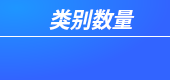
                    <widget class="QFrame" name="Class_QF_cam">
                     <property name="minimumSize">
                      <size>
                       <width>170</width>
                       <height>80</height>
                      </size>
                     </property>
                     <property name="maximumSize">
                      <size>
                       <width>170</width>
                       <height>80</height>
                      </size>
                     </property>
                     <property name="palette">
                      <palette>
                       <active>
                        <colorrole role="WindowText">
                         <brush brushstyle="SolidPattern">
                          <color alpha="255">
                           <red>255</red>
                           <green>255</green>
                           <blue>255</blue>
                          </color>
                         </brush>
                        </colorrole>
                        <colorrole role="Button">
                         <brush brushstyle="RadialGradientPattern">
                          <gradient centralx="0.000000000000000" centraly="0.000000000000000" focalx="0.100000000000000" focaly="0.100000000000000" radius="1.000000000000000" type="RadialGradient" spread="PadSpread" coordinatemode="ObjectBoundingMode">
                           <gradientstop position="0.000000000000000">
                            <color alpha="255">
                             <red>30</red>
                             <green>150</green>
                             <blue>255</blue>
                            </color>
                           </gradientstop>
                           <gradientstop position="1.000000000000000">
                            <color alpha="255">
                             <red>50</red>
                             <green>100</green>
                             <blue>255</blue>
                            </color>
                           </gradientstop>
                          </gradient>
                         </brush>
                        </colorrole>
                        <colorrole role="Text">
                         <brush brushstyle="SolidPattern">
                          <color alpha="255">
                           <red>255</red>
                           <green>255</green>
                           <blue>255</blue>
                          </color>
                         </brush>
                        </colorrole>
                        <colorrole role="ButtonText">
                         <brush brushstyle="SolidPattern">
                          <color alpha="255">
                           <red>255</red>
                           <green>255</green>
                           <blue>255</blue>
                          </color>
                         </brush>
                        </colorrole>
                        <colorrole role="Base">
                         <brush brushstyle="RadialGradientPattern">
                          <gradient centralx="0.000000000000000" centraly="0.000000000000000" focalx="0.100000000000000" focaly="0.100000000000000" radius="1.000000000000000" type="RadialGradient" spread="PadSpread" coordinatemode="ObjectBoundingMode">
                           <gradientstop position="0.000000000000000">
                            <color alpha="255">
                             <red>30</red>
                             <green>150</green>
                             <blue>255</blue>
                            </color>
                           </gradientstop>
                           <gradientstop position="1.000000000000000">
                            <color alpha="255">
                             <red>50</red>
                             <green>100</green>
                             <blue>255</blue>
                            </color>
                           </gradientstop>
                          </gradient>
                         </brush>
                        </colorrole>
                        <colorrole role="Window">
                         <brush brushstyle="RadialGradientPattern">
                          <gradient centralx="0.000000000000000" centraly="0.000000000000000" focalx="0.100000000000000" focaly="0.100000000000000" radius="1.000000000000000" type="RadialGradient" spread="PadSpread" coordinatemode="ObjectBoundingMode">
                           <gradientstop position="0.000000000000000">
                            <color alpha="255">
                             <red>30</red>
                             <green>150</green>
                             <blue>255</blue>
                            </color>
                           </gradientstop>
                           <gradientstop position="1.000000000000000">
                            <color alpha="255">
                             <red>50</red>
                             <green>100</green>
                             <blue>255</blue>
                            </color>
                           </gradientstop>
                          </gradient>
                         </brush>
                        </colorrole>
                        <colorrole role="PlaceholderText">
                         <brush brushstyle="SolidPattern">
                          <color alpha="128">
                           <red>255</red>
                           <green>255</green>
                           <blue>255</blue>
                          </color>
                         </brush>
                        </colorrole>
                       </active>
                       <inactive>
                        <colorrole role="WindowText">
                         <brush brushstyle="SolidPattern">
                          <color alpha="255">
                           <red>255</red>
                           <green>255</green>
                           <blue>255</blue>
                          </color>
                         </brush>
                        </colorrole>
                        <colorrole role="Button">
                         <brush brushstyle="RadialGradientPattern">
                          <gradient centralx="0.000000000000000" centraly="0.000000000000000" focalx="0.100000000000000" focaly="0.100000000000000" radius="1.000000000000000" type="RadialGradient" spread="PadSpread" coordinatemode="ObjectBoundingMode">
                           <gradientstop position="0.000000000000000">
                            <color alpha="255">
                             <red>30</red>
                             <green>150</green>
                             <blue>255</blue>
                            </color>
                           </gradientstop>
                           <gradientstop position="1.000000000000000">
                            <color alpha="255">
                             <red>50</red>
                             <green>100</green>
                             <blue>255</blue>
                            </color>
                           </gradientstop>
                          </gradient>
                         </brush>
                        </colorrole>
                        <colorrole role="Text">
                         <brush brushstyle="SolidPattern">
                          <color alpha="255">
                           <red>255</red>
                           <green>255</green>
                           <blue>255</blue>
                          </color>
                         </brush>
                        </colorrole>
                        <colorrole role="ButtonText">
                         <brush brushstyle="SolidPattern">
                          <color alpha="255">
                           <red>255</red>
                           <green>255</green>
                           <blue>255</blue>
                          </color>
                         </brush>
                        </colorrole>
                        <colorrole role="Base">
                         <brush brushstyle="RadialGradientPattern">
                          <gradient centralx="0.000000000000000" centraly="0.000000000000000" focalx="0.100000000000000" focaly="0.100000000000000" radius="1.000000000000000" type="RadialGradient" spread="PadSpread" coordinatemode="ObjectBoundingMode">
                           <gradientstop position="0.000000000000000">
                            <color alpha="255">
                             <red>30</red>
                             <green>150</green>
                             <blue>255</blue>
                            </color>
                           </gradientstop>
                           <gradientstop position="1.000000000000000">
                            <color alpha="255">
                             <red>50</red>
                             <green>100</green>
                             <blue>255</blue>
                            </color>
                           </gradientstop>
                          </gradient>
                         </brush>
                        </colorrole>
                        <colorrole role="Window">
                         <brush brushstyle="RadialGradientPattern">
                          <gradient centralx="0.000000000000000" centraly="0.000000000000000" focalx="0.100000000000000" focaly="0.100000000000000" radius="1.000000000000000" type="RadialGradient" spread="PadSpread" coordinatemode="ObjectBoundingMode">
                           <gradientstop position="0.000000000000000">
                            <color alpha="255">
                             <red>30</red>
                             <green>150</green>
                             <blue>255</blue>
                            </color>
                           </gradientstop>
                           <gradientstop position="1.000000000000000">
                            <color alpha="255">
                             <red>50</red>
                             <green>100</green>
                             <blue>255</blue>
                            </color>
                           </gradientstop>
                          </gradient>
                         </brush>
                        </colorrole>
                        <colorrole role="PlaceholderText">
                         <brush brushstyle="SolidPattern">
                          <color alpha="128">
                           <red>255</red>
                           <green>255</green>
                           <blue>255</blue>
                          </color>
                         </brush>
                        </colorrole>
                       </inactive>
                       <disabled>
                        <colorrole role="WindowText">
                         <brush brushstyle="SolidPattern">
                          <color alpha="255">
                           <red>255</red>
                           <green>255</green>
                           <blue>255</blue>
                          </color>
                         </brush>
                        </colorrole>
                        <colorrole role="Button">
                         <brush brushstyle="RadialGradientPattern">
                          <gradient centralx="0.000000000000000" centraly="0.000000000000000" focalx="0.100000000000000" focaly="0.100000000000000" radius="1.000000000000000" type="RadialGradient" spread="PadSpread" coordinatemode="ObjectBoundingMode">
                           <gradientstop position="0.000000000000000">
                            <color alpha="255">
                             <red>30</red>
                             <green>150</green>
                             <blue>255</blue>
                            </color>
                           </gradientstop>
                           <gradientstop position="1.000000000000000">
                            <color alpha="255">
                             <red>50</red>
                             <green>100</green>
                             <blue>255</blue>
                            </color>
                           </gradientstop>
                          </gradient>
                         </brush>
                        </colorrole>
                        <colorrole role="Text">
                         <brush brushstyle="SolidPattern">
                          <color alpha="255">
                           <red>255</red>
                           <green>255</green>
                           <blue>255</blue>
                          </color>
                         </brush>
                        </colorrole>
                        <colorrole role="ButtonText">
                         <brush brushstyle="SolidPattern">
                          <color alpha="255">
                           <red>255</red>
                           <green>255</green>
                           <blue>255</blue>
                          </color>
                         </brush>
                        </colorrole>
                        <colorrole role="Base">
                         <brush brushstyle="RadialGradientPattern">
                          <gradient centralx="0.000000000000000" centraly="0.000000000000000" focalx="0.100000000000000" focaly="0.100000000000000" radius="1.000000000000000" type="RadialGradient" spread="PadSpread" coordinatemode="ObjectBoundingMode">
                           <gradientstop position="0.000000000000000">
                            <color alpha="255">
                             <red>30</red>
                             <green>150</green>
                             <blue>255</blue>
                            </color>
                           </gradientstop>
                           <gradientstop position="1.000000000000000">
                            <color alpha="255">
                             <red>50</red>
                             <green>100</green>
                             <blue>255</blue>
                            </color>
                           </gradientstop>
                          </gradient>
                         </brush>
                        </colorrole>
                        <colorrole role="Window">
                         <brush brushstyle="RadialGradientPattern">
                          <gradient centralx="0.000000000000000" centraly="0.000000000000000" focalx="0.100000000000000" focaly="0.100000000000000" radius="1.000000000000000" type="RadialGradient" spread="PadSpread" coordinatemode="ObjectBoundingMode">
                           <gradientstop position="0.000000000000000">
                            <color alpha="255">
                             <red>30</red>
                             <green>150</green>
                             <blue>255</blue>
                            </color>
                           </gradientstop>
                           <gradientstop position="1.000000000000000">
                            <color alpha="255">
                             <red>50</red>
                             <green>100</green>
                             <blue>255</blue>
                            </color>
                           </gradientstop>
                          </gradient>
                         </brush>
                        </colorrole>
                        <colorrole role="PlaceholderText">
                         <brush brushstyle="SolidPattern">
                          <color alpha="128">
                           <red>255</red>
                           <green>255</green>
                           <blue>255</blue>
                          </color>
                         </brush>
                        </colorrole>
                       </disabled>
                      </palette>
                     </property>
                     <property name="toolTipDuration">
                      <number>0</number>
                     </property>
                     <property name="styleSheet">
                      <string notr="true">QFrame#Class_QF_cam{
color: rgb(255, 255, 255);
border-radius: 15px;
background-color: qradialgradient(cx:0, cy:0, radius:1, fx:0.1, fy:0.1, stop:0 rgb(30, 150, 255),  stop:1 rgb(50, 100, 255));
border: 1px outset rgb(40, 125, 255);
}
</string>
                     </property>
                     <!-- <property name="frameShape">
                      <enum>QFrame::StyledPanel</enum>
                     </property> -->
                     <property name="frameShadow">
                      <enum>QFrame::Raised</enum>
                     </property>
                     <layout class="QVBoxLayout" name="verticalLayout_17" stretch="0,2,1">
                      <property name="spacing">
                       <number>0</number>
                      </property>
                      <property name="leftMargin">
                       <number>0</number>
                      </property>
                      <property name="topMargin">
                       <number>0</number>
                      </property>
                      <property name="rightMargin">
                       <number>0</number>
                      </property>
                      <property name="bottomMargin">
                       <number>0</number>
                      </property>
                      <item>
                       <widget class="QFrame" name="Class_top_cam">
                        <property name="styleSheet">
                         <string notr="true">border:none</string>
                        </property>
                        <!-- <property name="frameShape">
                         <enum>QFrame::StyledPanel</enum>
                        </property> -->
                        <property name="frameShadow">
                         <enum>QFrame::Raised</enum>
                        </property>
                        <layout class="QHBoxLayout" name="horizontalLayout_16">
                         <property name="spacing">
                          <number>0</number>
                         </property>
                         <property name="leftMargin">
                          <number>0</number>
                         </property>
                         <property name="topMargin">
                          <number>3</number>
                         </property>
                         <property name="rightMargin">
                          <number>0</number>
                         </property>
                         <property name="bottomMargin">
                          <number>3</number>
                         </property>
                         <item>
                          <widget class="QLabel" name="label_9">
                           <property name="maximumSize">
                            <size>
                             <width>16777215</width>
                             <height>30</height>
                            </size>
                           </property>
                           <property name="font">
                            <font>
                             <family>Segoe UI</family>
                             <pointsize>16</pointsize>
                             <italic>true</italic>
                             <bold>true</bold>
                            </font>
                           </property>
                           <property name="styleSheet">
                            <string notr="true">color: rgb(255, 255, 255);
padding-left:12px;
font: 700 italic 16pt &quot;Segoe UI&quot;;</string>
                           </property>
                           <property name="text">
                            <string>类别数量</string>
                           </property>
                           <property name="alignment">
                            <set>Qt::AlignCenter</set>
                           </property>
                           <property name="indent">
                            <number>0</number>
                           </property>
                          </widget>
                         </item>
                        </layout>
                       </widget>
                      </item>
                      <item>
                       <widget class="Line" name="line_6">
                        <property name="maximumSize">
                         <size>
                          <width>16777215</width>
                          <height>1</height>
                         </size>
                        </property>
                        <property name="styleSheet">
                         <string notr="true">background-color: rgb(255, 255, 255);</string>
                        </property>
                        <property name="orientation">
                         <enum>Qt::Horizontal</enum>
                        </property>
                       </widget>
                      </item>
                      <item>
                       <widget class="QFrame" name="Class_bottom_cam">
                        <property name="styleSheet">
                         <string notr="true">border:none</string>
                        </property>
                        <!-- <property name="frameShape">
                         <enum>QFrame::StyledPanel</enum>
                        </property> -->
                        <property name="frameShadow">
                         <enum>QFrame::Raised</enum>
                        </property>
                        <layout class="QVBoxLayout" name="verticalLayout_23">
                         <property name="spacing">
                          <number>0</number>
                         </property>
                         <property name="leftMargin">
                          <number>0</number>
                         </property>
                         <property name="topMargin">
                          <number>6</number>
                         </property>
                         <property name="rightMargin">
                          <number>0</number>
                         </property>
                         <property name="bottomMargin">
                          <number>6</number>
                         </property>
                         <item alignment="Qt::AlignTop">
                          <widget class="QLabel" name="Class_num_cam">
                           <property name="minimumSize">
                            <size>
                             <width>0</width>
                             <height>30</height>
                            </size>
                           </property>
                           <property name="maximumSize">
                            <size>
                             <width>16777215</width>
                             <height>30</height>
                            </size>
                           </property>
                           <property name="font">
                            <font>
                             <family>Segoe UI</family>
                             <pointsize>17</pointsize>
                             <italic>false</italic>
                             <bold>false</bold>
                             <underline>false</underline>
                            </font>
                           </property>
                           <property name="styleSheet">
                            <string notr="true">color: rgb(255, 255, 255);
font: 17pt &quot;Segoe UI&quot;;</string>
                           </property>
                           <property name="text">
                            <string/>
                           </property>
                           <property name="alignment">
                            <set>Qt::AlignCenter</set>
                           </property>
                          </widget>
                         </item>
                        </layout>
                       </widget>
                      </item>
                     </layout>
                    </widget>
